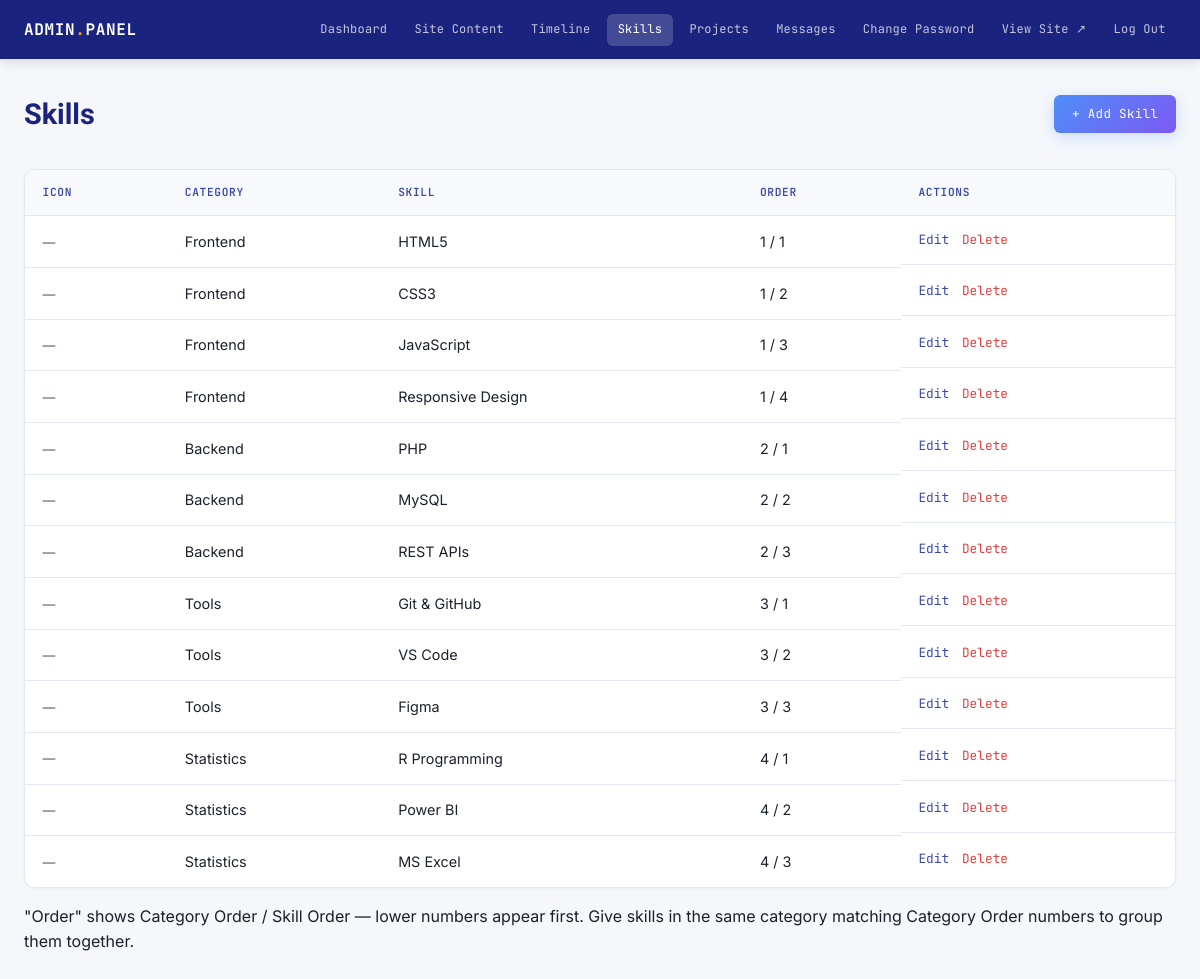
The app's page /php/admin/skills.php (signed in) with its own data.
### tables this page shows
CREATE TABLE IF NOT EXISTS skills (
  id INT AUTO_INCREMENT PRIMARY KEY,
  category VARCHAR(60) NOT NULL,       
  skill_name VARCHAR(100) NOT NULL,
  category_order INT DEFAULT 0,        
  sort_order INT DEFAULT 0,            
  created_at TIMESTAMP DEFAULT CURRENT_TIMESTAMP
);

### php/admin/auth.php (called while the page is built, shortened)
<?php
function e($value) {
    return htmlspecialchars((string) $value, ENT_QUOTES, 'UTF-8');
}

### php/admin/skills.php (the view, shortened to what this page needs)
<?php
require_once __DIR__ . '/auth.php';
$pdo = get_db_connection();
$skills = [];
$dbError = false;
if ($pdo !== null) {
    try {
        $skills = $pdo->query('SELECT * FROM skills ORDER BY category_order ASC, category ASC, sort_order ASC, id ASC')->fetchAll();
    } catch (PDOException $e) {
        $dbError = true;
    }
} else {
    $dbError = true;
}
$activeNav = 'skills';
include __DIR__ . '/_header.php';
?>
<div class="admin-heading">
  <h1>Skills</h1>
  <a href="skills-edit.php" class="btn btn-primary btn-sm">+ Add Skill</a>
</div>
<?php if ($dbError): ?>
  <div class="flash error">
    Couldn't connect to the database. Check <code>php/config.php</code> and make sure
    <code>database/schema.sql</code> has been imported.
  </div>
<?php elseif (empty($skills)): ?>
  <p>No skills yet. <a href="skills-edit.php">Add your first one</a>.</p>
<?php else: ?>
  <div class="admin-table-wrap">
    <table class="admin-table">
      <thead>
        <tr>
          <th>Icon</th>
          <th>Category</th>
          <th>Skill</th>
          <th>Order</th>
          <th>Actions</th>
        </tr>
      </thead>
      <tbody>
        <?php foreach ($skills as $skill): ?>
          <tr>
            <td>
              <?php if (!empty($skill['icon'])): ?>
                <img src="../../<?php echo e($skill['icon']); ?>" alt=""
                     style="width:24px;height:24px;object-fit:contain;"
                     onerror="this.style.display='none';">
              <?php else: ?>
                <span style="color:var(--ink-soft);font-size:0.8rem;">—</span>
              <?php endif; ?>
            </td>
            <td><?php echo e($skill['category']); ?></td>
            <td><?php echo e($skill['skill_name']); ?></td>
            <td><?php echo e($skill['category_order']); ?> / <?php echo e($skill['sort_order']); ?></td>
            <td class="row-actions">
              <a href="skills-edit.php?id=<?php echo (int) $skill['id']; ?>">Edit</a>
              <form method="post" action="skills-delete.php" style="display:inline;"
                    onsubmit="return confirm('Delete &quot;<?php echo e(addslashes($skill['skill_name'])); ?>&quot;?');">
                <button type="submit" class="delete-link" style="background:none;border:none;padding:0;font:inherit;cursor:pointer;">Delete</button>
              </form>
            </td>
          </tr>
        <?php endforeach; ?>
      </tbody>
    </table>
  </div>
  <p class="hint" style="margin-top:1rem;">"Order" shows Category Order / Skill Order — lower numbers appear first. Give skills in the same category matching Category Order numbers to group them together.</p>
<?php endif; ?>
<?php include __DIR__ . '/_footer.php'; ?>

### php/admin/_header.php (shortened to what this page needs)
<?php
$activeNav = $activeNav ?? '';
?>
<!DOCTYPE html>
<html lang="en">
<head>
<link rel="stylesheet" href="../../css/style.css?v=<?php echo time(); ?>">
<link rel="stylesheet" href="../../css/admin.css?v=<?php echo time(); ?>">
</head>
<body class="admin-body">
<div class="admin-bar">
  <div class="container">
    <span class="admin-logo">ADMIN<span>.</span>PANEL</span>
    <nav class="admin-nav">
      <a href="dashboard.php" class="<?php echo $activeNav === 'dashboard' ? 'active' : ''; ?>">Dashboard</a>
      <a href="content.php" class="<?php echo $activeNav === 'content' ? 'active' : ''; ?>">Site Content</a>
      <a href="timeline.php" class="<?php echo $activeNav === 'timeline' ? 'active' : ''; ?>">Timeline</a>
      <a href="skills.php" class="<?php echo $activeNav === 'skills' ? 'active' : ''; ?>">Skills</a>
      <a href="projects.php" class="<?php echo $activeNav === 'projects' ? 'active' : ''; ?>">Projects</a>
      <a href="messages.php" class="<?php echo $activeNav === 'messages' ? 'active' : ''; ?>">Messages</a>
      <a href="change-password.php" class="<?php echo $activeNav === 'password' ? 'active' : ''; ?>">Change Password</a>
      <a href="../../index.php" target="_blank">View Site ↗</a>
      <a href="logout.php">Log Out</a>
    </nav>
  </div>
</div>
<main class="admin-main">
  <div class="container">

### php/admin/_footer.php
  </div>
</main>
</body>
</html>

### css/style.css (style rules this page uses)
:root { --bg: #0a0e1a; --bg-alt: #0d1526; --surface: rgba(255, 255, 255, 0.045); --surface-solid: #111827; --glass: rgba(255, 255, 255, 0.06); --glass-border: rgba(255, 255, 255, 0.12); --ink: #f0f4ff; --ink-soft: #8b9cc8; --ink-muted: #4e5d7a; --blue: #4f8ef7; --blue-glow: rgba(79, 142, 247, 0.35); --indigo: #7c5af5; --indigo-glow: rgba(124, 90, 245, 0.30); --amber: #f5a623; --amber-glow: rgba(245, 166, 35, 0.25); --amber-soft: rgba(245, 166, 35, 0.12); --emerald: #10b981; --rose: #f43f5e; --grad-hero: linear-gradient(135deg, #0a0e1a 0%, #0d1a38 50%, #0a0e1a 100%); --grad-blue: linear-gradient(135deg, #4f8ef7, #7c5af5); --grad-amber: linear-gradient(135deg, #f5a623, #f87171); --grad-text: linear-gradient(135deg, #f0f4ff 0%, #7c5af5 50%, #4f8ef7 100%); --font-display: 'Plus Jakarta Sans', 'Space Grotesk', sans-serif; --font-body: 'Inter', sans-serif; --font-mono: 'JetBrains Mono', monospace; --radius-sm: 6px; --radius: 12px; --radius-lg: 20px; --max-width: 1100px; --section-pad: 7rem; --shadow-card: 0 8px 32px rgba(0, 0, 0, 0.4); --shadow-glow: 0 0 30px rgba(79, 142, 247, 0.2); }
*, *::before, *::after { margin: 0; padding: 0; box-sizing: border-box; }
html { scroll-behavior: smooth; }
body { font-family: var(--font-body); background: var(--bg); color: var(--ink); line-height: 1.65; font-size: 16px; overflow-x: hidden; transition: background 0.3s ease, color 0.3s ease; }
a { color: inherit; text-decoration: none; }
button { font-family: inherit; cursor: pointer; border: none; background: none; }
.container { max-width: var(--max-width); margin: 0 auto; padding: 0 1.5rem; }
.btn { font-family: var(--font-mono); font-size: 0.84rem; padding: 0.9rem 1.8rem; border-radius: var(--radius-sm); letter-spacing: 0.03em; display: inline-flex; align-items: center; gap: 0.6rem; transition: all 0.25s cubic-bezier(.16,1,.3,1); position: relative; overflow: hidden; }
.btn-primary { background: var(--grad-blue); color: #fff; box-shadow: 0 4px 20px var(--blue-glow); }

### records on screen
skills: category "Frontend", skill_name "HTML5", category_order "1", sort_order "1"
skills: category "Frontend", skill_name "CSS3", category_order "1", sort_order "2"
skills: category "Frontend", skill_name "JavaScript", category_order "1", sort_order "3"
skills: category "Frontend", skill_name "Responsive Design", category_order "1", sort_order "4"
skills: category "Backend", skill_name "PHP", category_order "2", sort_order "1"
skills: category "Backend", skill_name "MySQL", category_order "2", sort_order "2"
skills: category "Backend", skill_name "REST APIs", category_order "2", sort_order "3"
skills: category "Tools", skill_name "Git & GitHub", category_order "3", sort_order "1"
skills: category "Tools", skill_name "VS Code", category_order "3", sort_order "2"
skills: category "Tools", skill_name "Figma", category_order "3", sort_order "3"
skills: category "Statistics", skill_name "R Programming", category_order "4", sort_order "1"
skills: category "Statistics", skill_name "Power BI", category_order "4", sort_order "2"
skills: category "Statistics", skill_name "MS Excel", category_order "4", sort_order "3"
